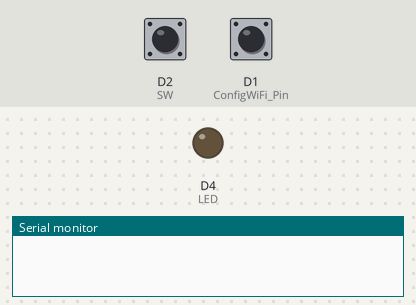
Bench run of a sketch on a simulated ESP8266 (NodeMCU). Shown: output pins drawn as LEDs (lit = HIGH), the last lines printed to the serial monitor. Dashed ring = blinking. Inputs (shaded band) come from the test bench; at power-on: D2 (SW) HIGH, D1 (ConfigWiFi_Pin) HIGH. WiFi joins after 1.5 s; servers stay silent unless stated; web services answer with replies made up by the test bench.

Above: at 0.1 s.
At 2.7 s:
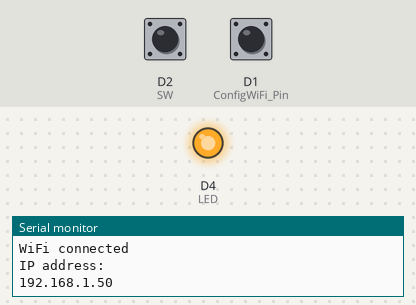
2.8 s: D2 (SW) pulled LOW for 3.2 s
At 3.4 s:
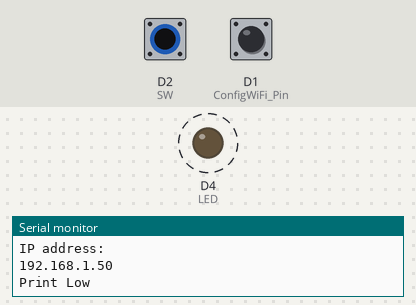
Timing chart, 0 to 7.1 s (numbered marks = the images above; inputs shaded):
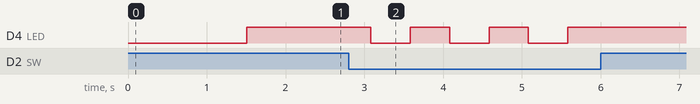

Measured:
- after the input at 2.8 s, D4 (LED): alternates HIGH for 0.50 s and LOW for 0.50 s, 6 changes in all, then stays HIGH, starting after 0.28 s

The sketch:

notification_Powerdown.ino
```cpp
void Line_Notify(String message) ;
void sentMSG();
#include <time.h>
#include <Wire.h>
#include <ESP8266WiFi.h>    //https://github.com/esp8266/Arduino
#include <DNSServer.h>
#include <ESP8266WebServer.h>
#include <WiFiManager.h>     //https://github.com/tzapu/WiFiManager
// set pin numbers:
#define D1 5
#define D2 4
#define D4 2
#define ConfigWiFi_Pin D1  //User Pin ตั้งค่าโหมด config wifi
#define SW D2 //User Pin แจ้งเตือน
#define LED D4
int state = 0;            //กำหนดค่าไฟดับเป็น 0
#define ESP_AP_NAME "Alarm Config AP"  //ตัวแปรเก็บค่าชื่อ wifi

// Line config
#define LINE_TOKEN "RApG19nhulgdMqg2vANFDZmc6nua2S4qykan41hjWeE"
String message = "%E0%B8%A3%E0%B8%B0%E0%B8%9A%E0%B8%9A%E0%B8%AB%E0%B8%A2%E0%B8%B8%E0%B8%94!!!%20%E0%B9%80%E0%B8%82%E0%B9%89%E0%B8%B2%E0%B8%95%E0%B8%A3%E0%B8%A7%E0%B8%88%E0%B8%AA%E0%B8%AD%E0%B8%9A%E0%B8%94%E0%B9%89%E0%B8%A7%E0%B8%A2%E0%B8%88%E0%B9%89%E0%B8%B2";
String message2 = "%E0%B8%A3%E0%B8%B0%E0%B8%9A%E0%B8%9A%E0%B9%80%E0%B8%94%E0%B8%B4%E0%B8%99%E0%B8%9B%E0%B8%81%E0%B8%95%E0%B8%B4%20%E0%B8%82%E0%B8%AD%E0%B8%9A%E0%B8%84%E0%B8%B8%E0%B8%93%E0%B8%88%E0%B9%89%E0%B8%B2";
//int timezone = 7 * 3600;   //ตั้งค่า timezone ตามเวลาประเทศไทย

int checkLow = 0;
int xCountTime = 0 ;


void setup()
{

  // initialize pin D0 as an output.
  pinMode(ConfigWiFi_Pin, INPUT_PULLUP);
  pinMode(SW, INPUT); //สวิสตรวจเช็คไฟฟ้า
  pinMode(LED, OUTPUT); //LED STATUS

//--------------------fix IPAddress -----------------------
  IPAddress local_ip = {10,2,2,118};
  IPAddress gateway={10,2,1,176};
  IPAddress subnet={255,255,0,0};
  //attachInterrupt(digitalPinToInterrupt(SW), Line, CHANGE);

  //initialize LCD

  Serial.begin(115200);
  //WiFiManager
  //Local intialization. Once its business is done, there is no need to keep it around
  WiFiManager wifiManager;
  if (digitalRead(ConfigWiFi_Pin) == LOW) // Press button
  {
    //reset saved settings
    wifiManager.resetSettings(); // go to ip 192.168.4.1 to config
    //lcd.setCursor(1, 0); // ไปที่ตัวอักษรที่ 4 บรรทัดที่ 0
    //lcd.print("ConfigWiFi");
  }
  //fetches ssid and password from EEPROM and tries to connect
  //if it does not connect, it starts an access point with the specified name
  //and goes into a blocking loop awaiting configuration
  wifiManager.autoConnect(ESP_AP_NAME);
  while (WiFi.status() != WL_CONNECTED)
  {
    delay(250);
    Serial.print(".");
  }
  WiFi.config(local_ip,gateway,subnet);
  Serial.println("WiFi connected");
  Serial.println("IP address: ");
  Serial.println(WiFi.localIP());
  digitalWrite(LED, HIGH);

}

void loop()

{

  state = digitalRead(SW);
  if (state == LOW) {   //ถ้าสถานะไฟดับ
    if (checkLow == 0) {  //ถ้ากำหนดตัวแปร CheckLow มีค่าเป็น 0

      Serial.println("Print Low");
      //lcd.setCursor(1, 1); // ไปที่ตัวอักษรที่ 4 บรรทัดที่ 0
      //lcd.print("Power Down");
      Line_Notify(message);

      checkLow = 1 ;

    }
      digitalWrite(LED, LOW);
      delay(500);
      digitalWrite(LED, HIGH);
      delay(500);


    xCountTime = xCountTime + 1 ; //ตัวแปร xCountTime เริ่มนับค่าเพิ่มที่ละ 1

    if (xCountTime == 300) {  //ถ้าตัวแปร xCountTime เริ่มนับค่าเป็น 2 นาที

      Serial.println("Print Low 2 Minite");
      Line_Notify(message);
      xCountTime = 0 ;  //reset ค่าเป็น 0
    }

  } else {

    if (checkLow == 1) {
      Serial.println("Print Hight");
      //lcd.setCursor(1, 1); // ไปที่ตัวอักษรที่ 4 บรรทัดที่ 0
     // lcd.print("Power Normal");
      Line_Notify(message2);
      checkLow = 0 ;
      xCountTime = 0 ;
    }
  }

}
void Line_Notify(String message) {
  WiFiClientSecure client;

  if (!client.connect("notify-api.line.me", 443)) {
    Serial.println("connection failed");
    return;
  }

  String req = "";
  req += "POST /api/notify HTTP/1.1\r\n";
  req += "Host: notify-api.line.me\r\n";
  req += "Authorization: Bearer " + String(LINE_TOKEN) + "\r\n";
  req += "Cache-Control: no-cache\r\n";
  req += "User-Agent: ESP8266\r\n";
  req += "Connection: close\r\n";
  req += "Content-Type: application/x-www-form-urlencoded\r\n";
  req += "Content-Length: " + String(String("message=" + message).length()) + "\r\n";
  req += "\r\n";
  req += "message=" + message;
  // Serial.println(req);
  client.print(req);

  delay(20);

  // Serial.println("-------------");
  while (client.connected()) {
    String line = client.readStringUntil('\n');
    if (line == "\r") {
      break;
    }
    //Serial.println(line);
  }
  // Serial.println("-------------");
}
```
